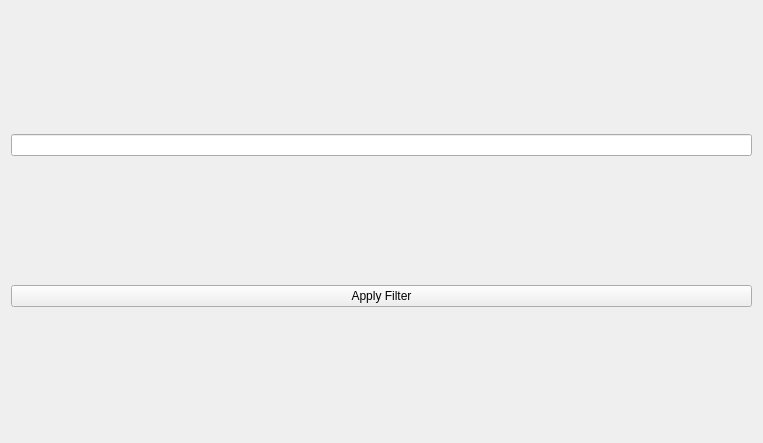
<?xml version="1.0" encoding="UTF-8"?>
<ui version="4.0">
 <class>Filters</class>
 <widget class="QWidget" name="Filters">
  <property name="geometry">
   <rect>
    <x>0</x>
    <y>0</y>
    <width>763</width>
    <height>443</height>
   </rect>
  </property>
  <layout class="QVBoxLayout">
   <item>
    <widget class="QLineEdit" name="filterInput"/>
   </item>
   <item>
    <widget class="QPushButton" name="applyFilter">
     <property name="text">
      <string>Apply Filter</string>
     </property>
    </widget>
   </item>
  </layout>
 </widget>
 <resources/>
 <connections/>
</ui>
